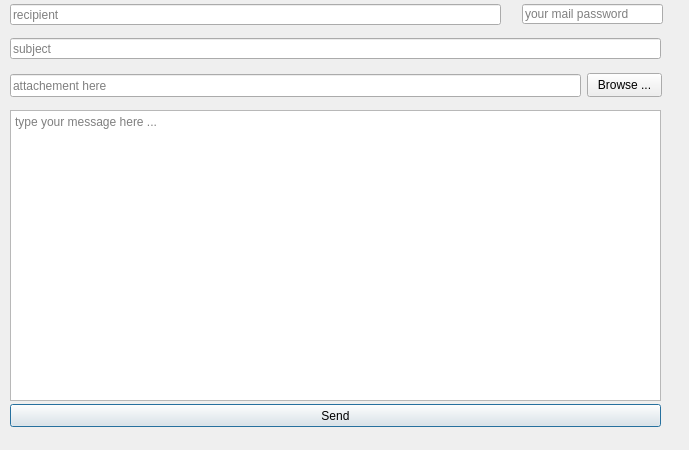
<?xml version="1.0" encoding="UTF-8"?>
<ui version="4.0">
 <class>mail</class>
 <widget class="QDialog" name="mail">
  <property name="geometry">
   <rect>
    <x>0</x>
    <y>0</y>
    <width>689</width>
    <height>450</height>
   </rect>
  </property>
  <property name="windowTitle">
   <string>Dialog</string>
  </property>
  <widget class="QLineEdit" name="mail_pass">
   <property name="geometry">
    <rect>
     <x>522</x>
     <y>4</y>
     <width>141</width>
     <height>20</height>
    </rect>
   </property>
   <property name="echoMode">
    <enum>QLineEdit::Password</enum>
   </property>
   <property name="placeholderText">
    <string>your mail password</string>
   </property>
  </widget>
  <widget class="QPushButton" name="sendBtn">
   <property name="geometry">
    <rect>
     <x>10</x>
     <y>404</y>
     <width>651</width>
     <height>23</height>
    </rect>
   </property>
   <property name="text">
    <string>Send</string>
   </property>
  </widget>
  <widget class="QPushButton" name="browseBtn">
   <property name="geometry">
    <rect>
     <x>587</x>
     <y>73</y>
     <width>75</width>
     <height>24</height>
    </rect>
   </property>
   <property name="text">
    <string>Browse ...</string>
   </property>
  </widget>
  <widget class="QLineEdit" name="rcpt">
   <property name="geometry">
    <rect>
     <x>10</x>
     <y>4</y>
     <width>491</width>
     <height>21</height>
    </rect>
   </property>
   <property name="placeholderText">
    <string>recipient</string>
   </property>
  </widget>
  <widget class="QLineEdit" name="file">
   <property name="geometry">
    <rect>
     <x>10</x>
     <y>74</y>
     <width>571</width>
     <height>23</height>
    </rect>
   </property>
   <property name="placeholderText">
    <string>attachement here</string>
   </property>
  </widget>
  <widget class="QLineEdit" name="subject">
   <property name="geometry">
    <rect>
     <x>10</x>
     <y>38</y>
     <width>651</width>
     <height>21</height>
    </rect>
   </property>
   <property name="placeholderText">
    <string>subject</string>
   </property>
  </widget>
  <widget class="QTextEdit" name="msg">
   <property name="geometry">
    <rect>
     <x>10</x>
     <y>110</y>
     <width>651</width>
     <height>291</height>
    </rect>
   </property>
   <property name="placeholderText">
    <string>type your message here ...</string>
   </property>
  </widget>
 </widget>
 <resources/>
 <connections/>
</ui>
